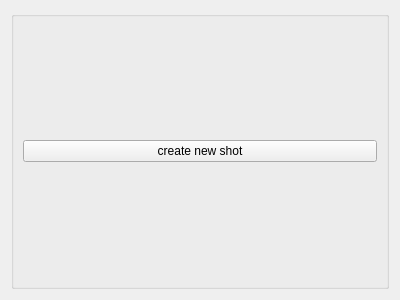
<?xml version="1.0" encoding="UTF-8"?>
<ui version="4.0">
 <class>Form</class>
 <widget class="QWidget" name="Form">
  <property name="geometry">
   <rect>
    <x>0</x>
    <y>0</y>
    <width>400</width>
    <height>300</height>
   </rect>
  </property>
  <property name="windowTitle">
   <string>Form</string>
  </property>
  <layout class="QHBoxLayout" name="horizontalLayout_3">
   <item>
    <widget class="QGroupBox" name="shotsGroupBox">
     <property name="title">
      <string/>
     </property>
     <layout class="QHBoxLayout" name="horizontalLayout_2">
      <item>
       <layout class="QHBoxLayout" name="layoutShots">
        <item>
         <widget class="QPushButton" name="pushButton">
          <property name="text">
           <string>create new shot</string>
          </property>
         </widget>
        </item>
       </layout>
      </item>
     </layout>
    </widget>
   </item>
  </layout>
 </widget>
 <resources/>
 <connections/>
</ui>
